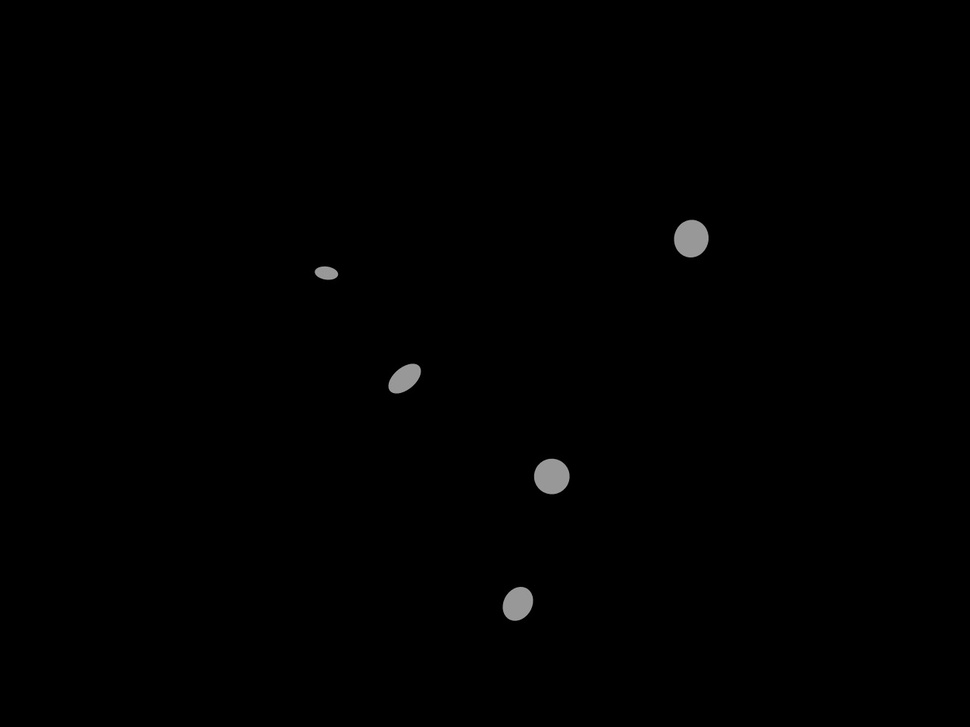
#> input picture test_angle.jpg, 970 x 727 px, shrunk from 1280 x 960 before the run, given in place of test_angle.png, which was not available
$ python retrieve_outline_coords.py
#> lines starting #> are read from the running program, lines starting #| are printed output that depends on the picture; after the words box and inside, x2 and y2 are one past the last pixel; in counts of white or black regions, pixels touching at a corner belong together; pictures that were not available may be replaced by others from this repository, and a replacement may not be noted
import cv2
import numpy as np
import matplotlib as plt
import json

# Read image; find contours with hierarchy
base_path = '/Users/aribakhan/Dropbox (MIT)/shared_Khan/cell_segmentation_data/mock data/'
image = cv2.imread(base_path + 'test_angle.png')
#> image is the input picture: shape (727, 970, 3); min 0, max 167, mean 0.8
im_bw = cv2.cvtColor(image, cv2.COLOR_RGB2GRAY)

(thresh, im_bw) = cv2.threshold(im_bw, 128, 255, 0)
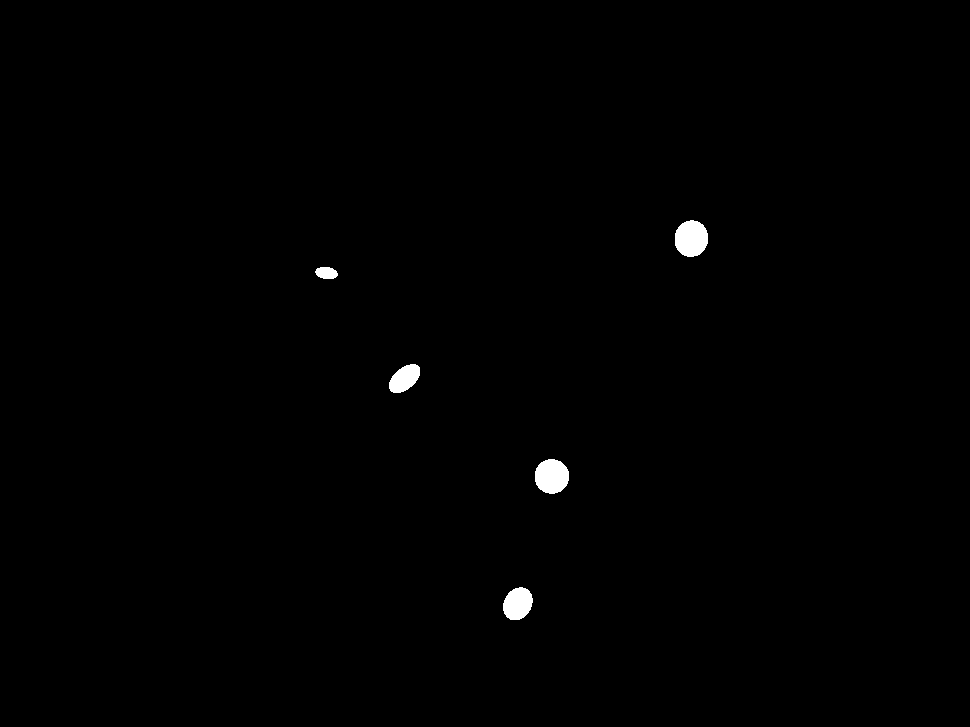
#> im_bw: shape (727, 970); 0.5% white; 5 white regions
cv2.imwrite(base_path + 'test_angle_bw.jpg', im_bw)

contours, hierarchy = cv2.findContours(im_bw, cv2.RETR_TREE, cv2.CHAIN_APPROX_NONE)
#> contours = 5 contours; box (x1, y1, x2, y2) and area: (675, 220, 708, 257) 923, (535, 459, 569, 494) 896, (503, 587, 533, 620) 712, (389, 364, 420, 393) 578, (315, 267, 338, 279) 193
cv2.drawContours(image, contours, -1, (0, 255, 0), 3)
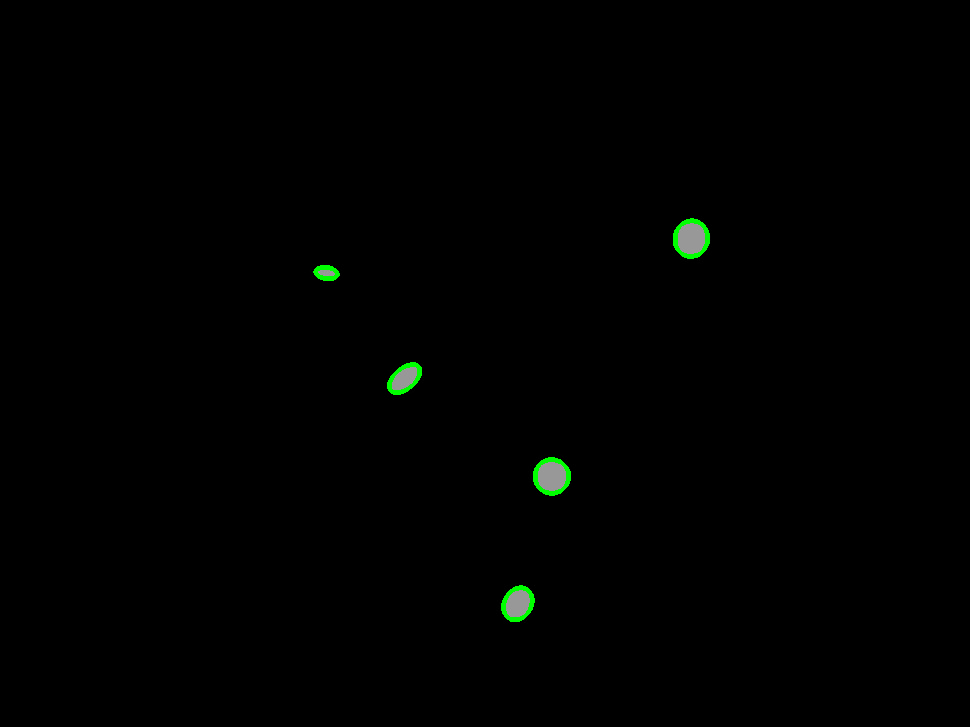
#> image: shape (727, 970, 3); 0.29% of pixels changed, all inside (x1, y1, x2, y2) = (313, 218, 710, 622)
cv2.imwrite(base_path + 'test_angle_cntr.jpg', image)

sorted_contours = sorted(contours, key=cv2.contourArea, reverse=True)
#> sorted_contours has the same summary as contours

# for i in range(len(contours)):
#     print(contours[i])
object_coords = {}
for i, c in enumerate(sorted_contours):
    M = cv2.moments(c)
    cx = int(M['m10'] / M['m00'])
    cy = int(M['m01'] / M['m00'])
    cv2.putText(image, text=str(i + 1), org=(cx, cy),
                fontFace=cv2.FONT_HERSHEY_SIMPLEX, fontScale=1, color=(255, 255, 255),
                thickness=1, lineType=cv2.LINE_AA)
    object_coords[str(i + 1)] = c.tolist()
#> this loop made 5 passes
#> (cx, cy) on passes 1 to 5: (690, 238), (551, 475), (517, 603), (404, 378), (326, 272)
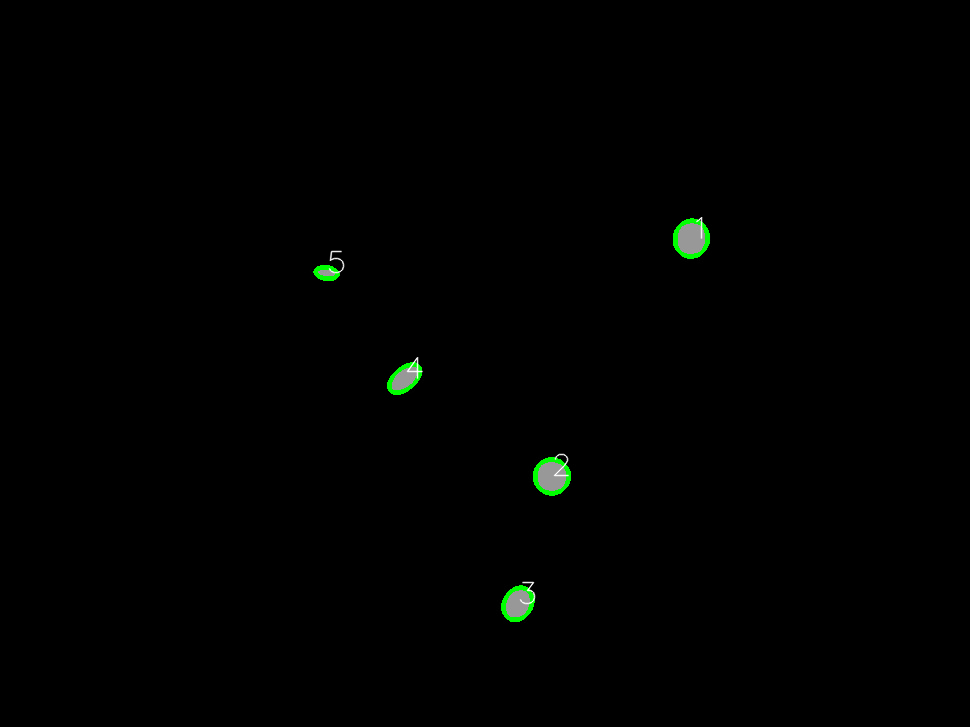
#> image: shape (727, 970, 3); 0.09% of pixels changed, all inside (x1, y1, x2, y2) = (328, 217, 703, 605)
#> after the loop, object_coords = 5 items

cv2.imwrite(base_path + 'test_angle_cntr_num.jpg', image)

json_obj = json.dumps(object_coords, indent=2)

with open(base_path + "object_coords.json", "w") as f:
    f.write(json_obj)
